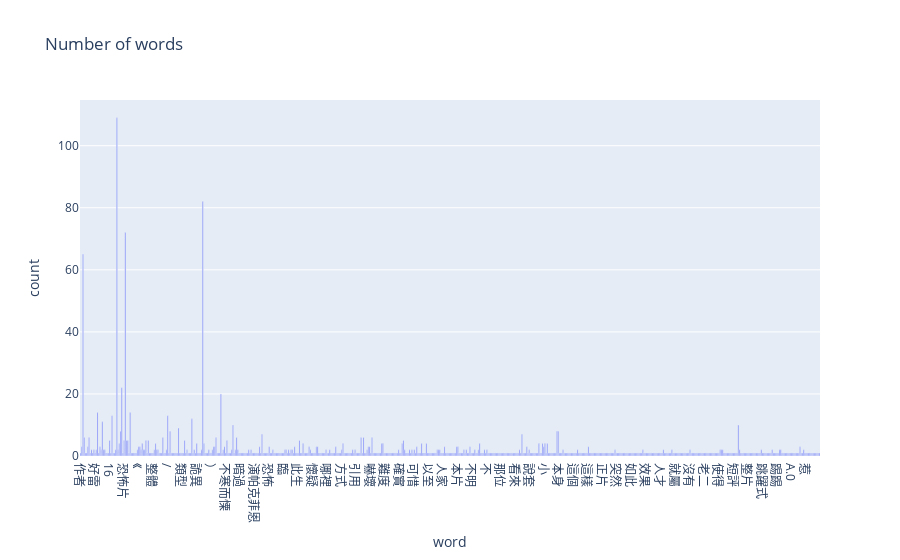

Write notebook code for a chart like this one.
### Code cell
import plotly.express as px
import pandas as pd

px.bar(result, x='word', y='count', title='Number of words')

### Figure 1 — Plotly figure (JSON) as saved in the notebook; plotly's stock layout.template omitted (floating-point values rounded to 4 significant figures; data arrays with more than 128 entries replaced by an {"elided": "..."} marker saying what was removed)
{"data": [{"alignmentgroup": "True", "hovertemplate": "word=%{x}<br>count=%{y}<extra></extra>", "legendgroup": "", "marker": {"color": "#636efa", "pattern": {"shape": ""}}, "name": "", "offsetgroup": "", "orientation": "v", "showlegend": false, "textposition": "auto", "type": "bar", "x": {"elided": "612 str values"}, "xaxis": "x", "y": {"elided": "612 int values"}, "yaxis": "y"}], "layout": {"barmode": "relative", "legend": {"tracegroupgap": 0}, "title": {"text": "Number of words"}, "xaxis": {"anchor": "y", "domain": [0, 1], "title": {"text": "word"}}, "yaxis": {"anchor": "x", "domain": [0, 1], "title": {"text": "count"}}}}
